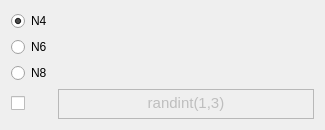
                      <widget class="QWidget" name="tab_9">
                       <attribute name="title">
                        <string>Neighborhood Based Growth</string>
                       </attribute>
                       <layout class="QGridLayout" name="gridLayout_21">
                        <item row="2" column="0">
                         <widget class="QRadioButton" name="radioButton_N8Site">
                          <property name="text">
                           <string>N8</string>
                          </property>
                         </widget>
                        </item>
                        <item row="0" column="0">
                         <widget class="QRadioButton" name="radioButton_N4Site">
                          <property name="text">
                           <string>N4</string>
                          </property>
                          <property name="checkable">
                           <bool>true</bool>
                          </property>
                          <property name="checked">
                           <bool>true</bool>
                          </property>
                         </widget>
                        </item>
                        <item row="1" column="0">
                         <widget class="QRadioButton" name="radioButton_N6Site">
                          <property name="text">
                           <string>N6</string>
                          </property>
                         </widget>
                        </item>
                        <item row="3" column="0">
                         <widget class="QCheckBox" name="checkBox_gr2D_Aniso_Site_Neigh">
                          <property name="text">
                           <string/>
                          </property>
                          <property name="icon">
                           <iconset resource="resourceLIST.qrc">
                            <normaloff>:/gposition.png</normaloff>:/gposition.png</iconset>
                          </property>
                          <property name="iconSize">
                           <size>
                            <width>80</width>
                            <height>30</height>
                           </size>
                          </property>
                         </widget>
                        </item>
                        <item row="3" column="1">
                         <widget class="QTextEdit" name="textEdit_gr2D_Site_Neigh">
                          <property name="enabled">
                           <bool>false</bool>
                          </property>
                          <property name="maximumSize">
                           <size>
                            <width>16777215</width>
                            <height>30</height>
                           </size>
                          </property>
                          <property name="html">
                           <string>&lt;!DOCTYPE HTML PUBLIC &quot;-//W3C//DTD HTML 4.0//EN&quot; &quot;http://www.w3.org/TR/REC-html40/strict.dtd&quot;&gt;
&lt;html&gt;&lt;head&gt;&lt;meta name=&quot;qrichtext&quot; content=&quot;1&quot; /&gt;&lt;style type=&quot;text/css&quot;&gt;
p, li { white-space: pre-wrap; }
&lt;/style&gt;&lt;/head&gt;&lt;body style=&quot; font-family:'Ubuntu'; font-size:11pt; font-weight:400; font-style:normal;&quot;&gt;
&lt;p align=&quot;center&quot; style=&quot; margin-top:0px; margin-bottom:0px; margin-left:0px; margin-right:0px; -qt-block-indent:0; text-indent:0px;&quot;&gt;randint(1,3)&lt;/p&gt;&lt;/body&gt;&lt;/html&gt;</string>
                          </property>
                         </widget>
                        </item>
                       </layout>
                      </widget>
